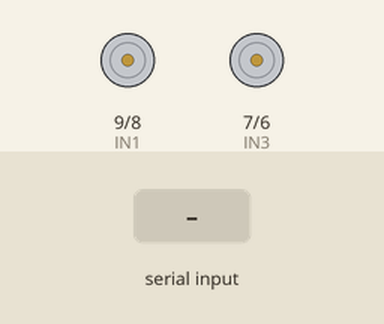
This sketch was run on a simulated Arduino Uno, built with avr-gcc and run on an emulated ATmega328P. On the bench: motor-driver pin pairs drawn as motors (green arrow = first pin HIGH = forward, orange = second pin HIGH = backward, longer = more drive, scaled by the enable pin). Inputs (shaded band) come from the test bench.

Above: at 1.2 s.
1.3 s: "F" received over Serial
At 2.0 s:
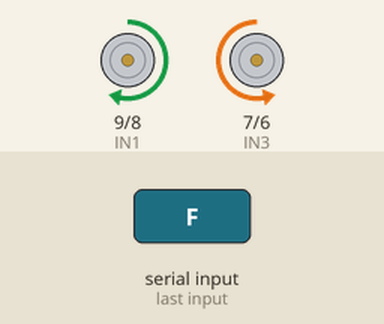
2.8 s: "B" received over Serial
At 3.1 s:
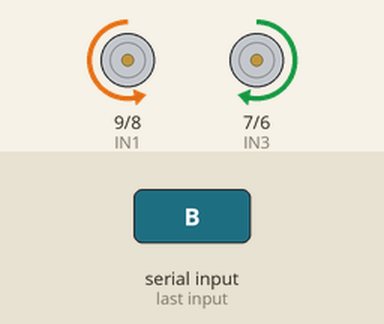
4.3 s: "L" received over Serial
At 5.5 s:
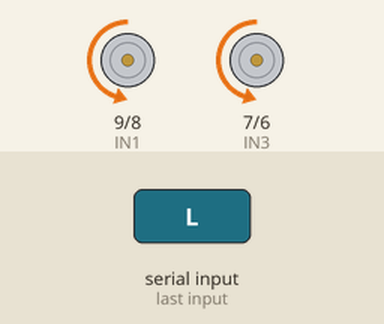
5.8 s: "R" received over Serial
At 6.6 s:
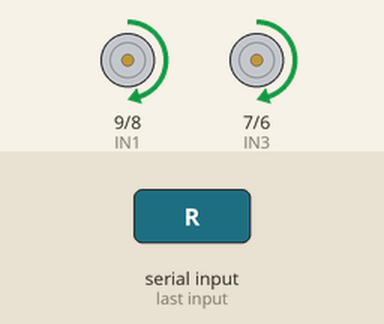
7.3 s: "S" received over Serial
At 7.8 s:
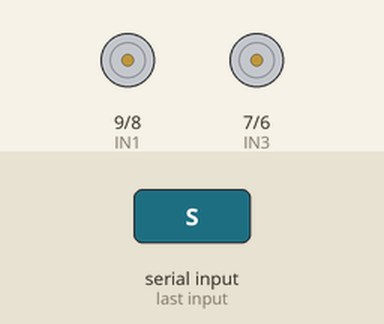
Timing chart, 0 to 9.8 s (numbered marks = the images above; inputs shaded):
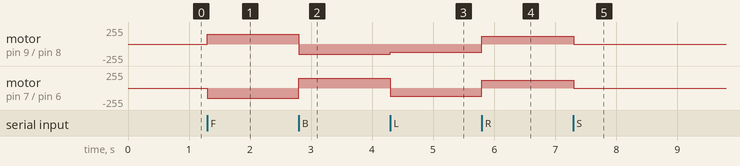

Measured:
- after the input at 1.3 s, motor on pin 9 (IN1) / pin 8 (IN2): stopped → forward 150/255 at once; motor on pin 7 (IN3) / pin 6 (IN4): stopped → backward 150/255 at once
- after the input at 2.8 s, motor on pin 9 (IN1) / pin 8 (IN2): forward 150/255 → backward 150/255 at once; motor on pin 7 (IN3) / pin 6 (IN4): backward 150/255 → forward 150/255 at once
- after the input at 4.3 s, motor on pin 9 (IN1) / pin 8 (IN2): backward 150/255 → backward 120/255 at once; motor on pin 7 (IN3) / pin 6 (IN4): forward 150/255 → backward 120/255 at once
- after the input at 5.8 s, motor on pin 9 (IN1) / pin 8 (IN2), motor on pin 7 (IN3) / pin 6 (IN4): backward 120/255 → forward 120/255 at once
- after the input at 7.3 s, motor on pin 9 (IN1) / pin 8 (IN2), motor on pin 7 (IN3) / pin 6 (IN4): forward 120/255 → stopped at once

The sketch:

sketch_apr04a.ino
```cpp
#include <SoftwareSerial.h>

SoftwareSerial bt(0,1);

// MOTOR A
int ENA = 10;
int IN1 = 9;
int IN2 = 8;

// MOTOR B
int ENB = 5;
int IN3 = 7;
int IN4 = 6;

char t;


void setup() {
  Serial.begin(9600);
  pinMode (ENA, OUTPUT);
  pinMode (ENB, OUTPUT);
  pinMode (IN1, OUTPUT);
  pinMode (IN2, OUTPUT);
  pinMode (IN3, OUTPUT);
  pinMode (IN4, OUTPUT);
  analogWrite(ENA, 255);
  analogWrite(ENB, 255);

}

void loop() {
  if (Serial.available()){

    t = Serial.read();

    if (t == 'F'){
      analogWrite (ENA, 150);
      analogWrite (ENB, 150);

      digitalWrite (IN1, HIGH);
      digitalWrite (IN2, LOW);
      digitalWrite (IN3, LOW);
      digitalWrite (IN4, HIGH);
    }
    else if (t == 'B'){
      analogWrite (ENA, 150);
      analogWrite (ENB, 150);

      digitalWrite (IN1, LOW);
      digitalWrite (IN2, HIGH);
      digitalWrite (IN3, HIGH);
      digitalWrite (IN4, LOW);

    }
    else if (t == 'L'){
      analogWrite (ENA, 120);
      analogWrite (ENB, 120);

      digitalWrite (IN1, LOW);
      digitalWrite (IN2, HIGH);
      digitalWrite (IN3, LOW);
      digitalWrite (IN4, HIGH);
    }
    else if (t == 'R'){
      analogWrite (ENA, 120);
      analogWrite (ENB, 120);

      digitalWrite (IN1, HIGH);
      digitalWrite (IN2, LOW);
      digitalWrite (IN3, HIGH);
      digitalWrite (IN4, LOW);
    }
    else if (t == 'S'){
      digitalWrite (IN1, LOW);
      digitalWrite (IN2, LOW);
      digitalWrite (IN3, LOW);
      digitalWrite (IN4, LOW);
    }
  }
}
```
